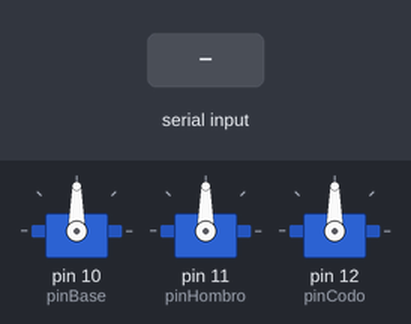
Bench run of a sketch on a simulated Arduino Uno, built with avr-gcc and run on an emulated ATmega328P. Shown: 3 × servo. The test bench sets the inputs (shaded band).

Above: at 1.2 s.
1.3 s: "90,45,200\n" received over Serial
At 2.1 s:
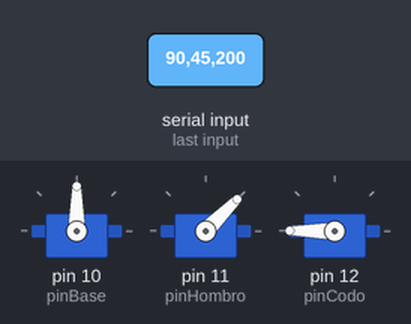
2.8 s: "30,150,10\n" received over Serial
At 3.2 s:
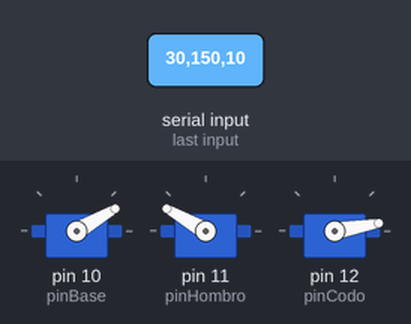
4.3 s: "1,90,45\n" received over Serial
At 5.5 s:
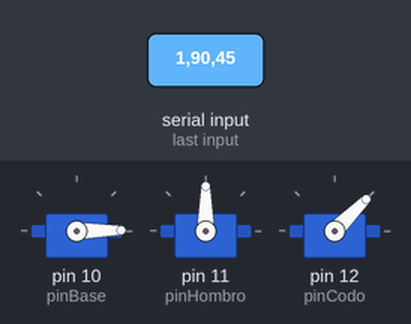
Timing chart, 0 to 7.3 s (numbered marks = the images above; inputs shaded):
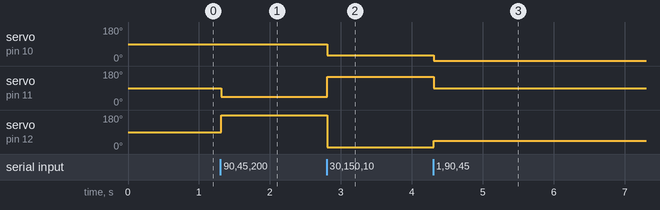

The sketch:

ProyectoFinal.ino
```cpp
#include <Servo.h>

class BrazoRobot {
  private:
    Servo servoBase;
    Servo servoHombro;
    Servo servoCodo;

    const int pinBase = 10;
    const int pinHombro = 11;
    const int pinCodo = 12;

  public:
    void configurar() {
      servoBase.attach(pinBase);
      servoHombro.attach(pinHombro);
      servoCodo.attach(pinCodo);

      Serial.begin(9600);
    }

    void bucle() {
      if (Serial.available() > 0) {
        String entrada = Serial.readStringUntil('\n');
        int primerIndiceComa = entrada.indexOf(',');
        int segundoIndiceComa = entrada.indexOf(',', primerIndiceComa + 1);

        if (primerIndiceComa != -1 && segundoIndiceComa != -1) {
          int anguloBase = entrada.substring(0, primerIndiceComa).toInt();
          int anguloHombro = entrada.substring(primerIndiceComa + 1, segundoIndiceComa).toInt();
          int anguloCodo = entrada.substring(segundoIndiceComa + 1).toInt();

          anguloBase = constrain(anguloBase, 0, 180);
          anguloHombro = constrain(anguloHombro, 15, 165);
          anguloCodo = constrain(anguloCodo, 0, 180);

          servoBase.write(anguloBase);
          servoHombro.write(anguloHombro);
          servoCodo.write(anguloCodo);
        } else {
          Serial.println("Error: Entrada malformada");
        }
      }
    }
};

BrazoRobot brazoRobot;

void setup() {
  brazoRobot.configurar();
}

void loop() {
  brazoRobot.bucle();
}
```

Measured:
- after the input at 1.3 s, servo on pin 11 (pinHombro): 90° → 45° at once; servo on pin 12 (pinCodo): 90° → 180° at once
- after the input at 2.8 s, servo on pin 10 (pinBase): 90° → 30° at once; servo on pin 11 (pinHombro): 45° → 150° at once; servo on pin 12 (pinCodo): 180° → 10° at once
- after the input at 4.3 s, servo on pin 10 (pinBase): 30° → 1° at once; servo on pin 11 (pinHombro): 150° → 90° at once; servo on pin 12 (pinCodo): 10° → 45° at once
